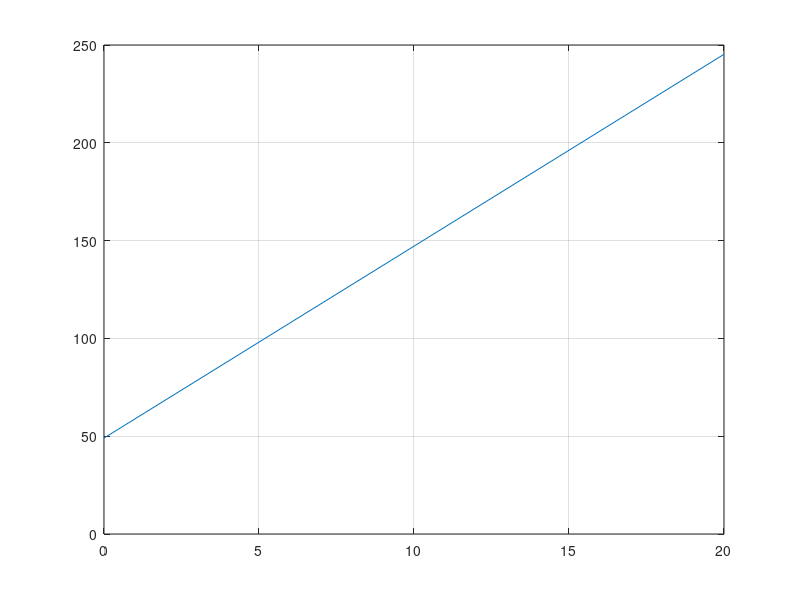

Write the MATLAB code that produced this figure.
clear all;  %smazani workspace (promennych)
clc;        %smazani vystupu konzole

% konstanty modelu
a=10;     %vyska skaly
c=5;      %hloubka rybnika
m=1;      %hmotnost kamene
g=9.81;   %gravitacni zrychleni

% rovnice potencialni energie
W=m*g*(a+c) % vysledek ve vypisu konzole vysledek je skalar protoze vstupy jsou skalarni

% vypocet pro ruzne konfigurace promenne [a]
a=[0,5,10,20]; % vektor ruznych hodnot vysky a
W=m*g*(a+c)    % pro kazdy prvek vektoru a se zavola vypocet W a vysledkem je pak vektor W

% vykresleni 
plot(a,W);    % vykresleni do grafu 
grid on;      % zapnuti mrizky

